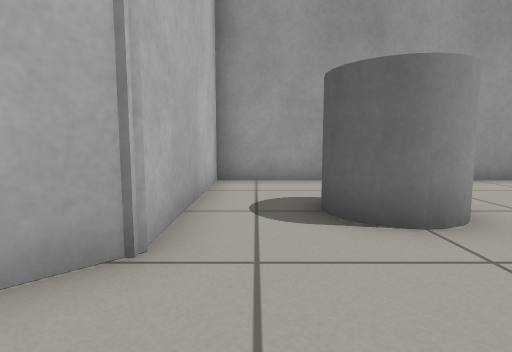
[1] (above)

12 first-person views from a walk through a robot-simulator world made for Gazebo. The camera is 0.5 m above the floor, tilts 6° down and sees 80° across. The floor is counted in squares, 0.5 m on a side. Each view is taken from the middle of a square. On the plan, view 1 faces up. The plan holds only what a view shows up to about 12 squares ahead; the rest is blank.

[2]
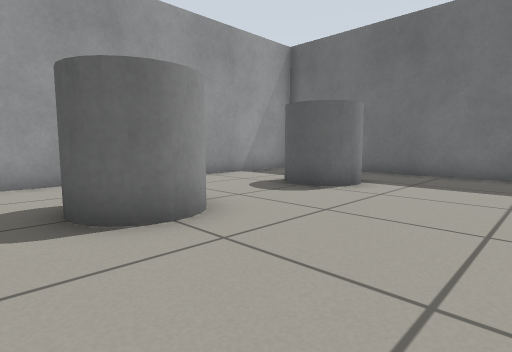

[3]
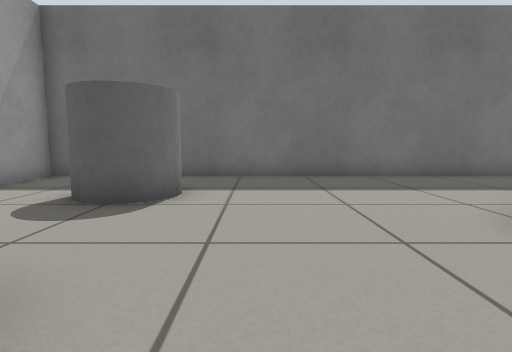

[4]
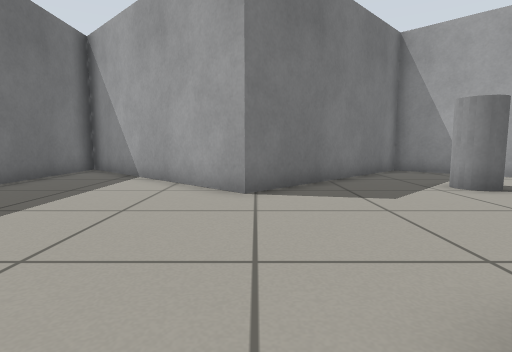

[5]
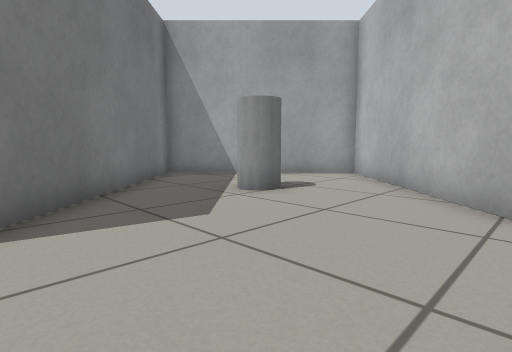

[6]
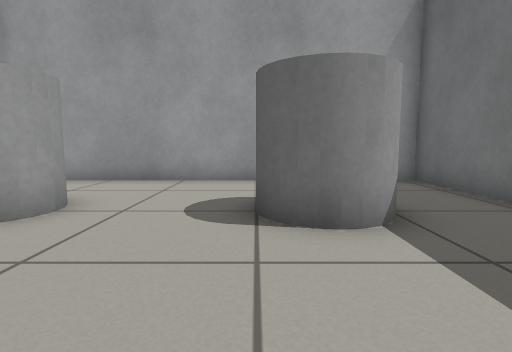

[7]
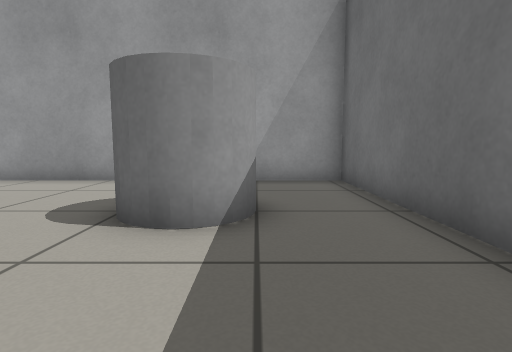

[8]
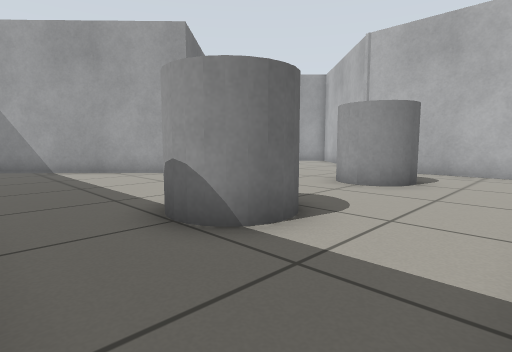

[9]
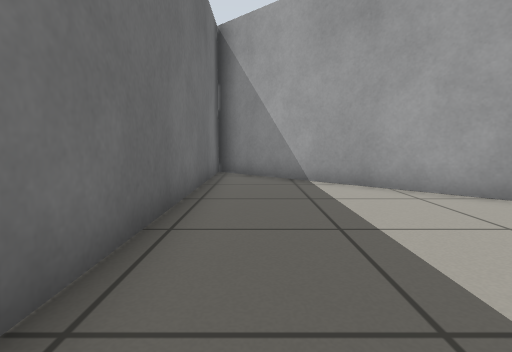

[10]
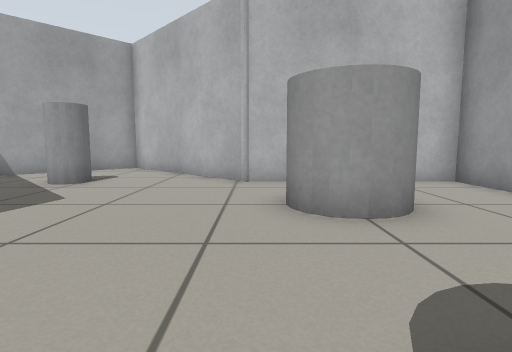

[11]
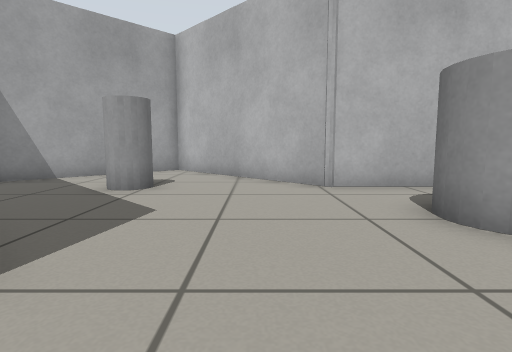

[12]
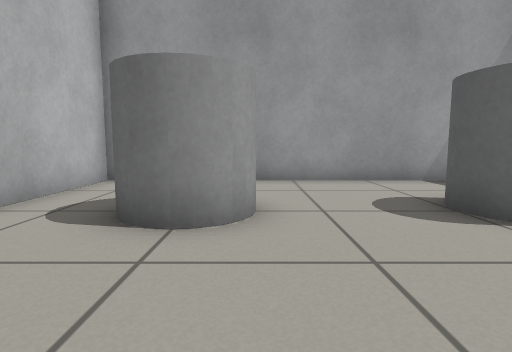

### Floor plan
Points are (right, up) in squares from view 1. A wall is a line through its corners. A room is listed if a view was taken in it or the views show most of it. See-through windows are left out.
Room 1 (views 1, 2, 3, 4, 5, 6, 7, 8, 9, 10, 11, 12)
walls: (4.2, -1.1) (10.3, -6.9) (10.3, 8.3) (-1.1, 8.3) (-1.1, 2.7) (-5.7, -2) (-1.2, -6.5) (4.2, -1.1)
objects: grey cylinder (-1, -2); grey cylinder (1, 4) to (3, 5); grey cylinder (6, 4) to (8, 5)

Positions as (right, up) in squares from view 1, and headings:
1: (0, 0), facing up
2: (0, 0), facing up-right
3: (1, 2), facing right
4: (4, 5), facing down
5: (4, 3), facing down-left
6: (6, 0), facing up
7: (8, 0), facing up
8: (10, 8), facing down-left
9: (9, 4), facing down
10: (7, 3), facing left
11: (6, 1), facing left
12: (3, 0), facing up
